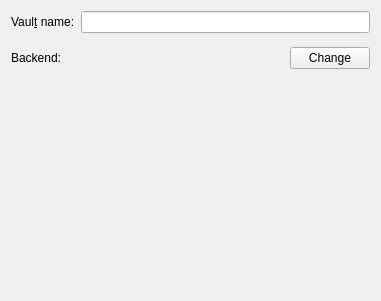
<?xml version="1.0" encoding="UTF-8"?>
<!--
SPDX-FileCopyrightText: 2017 Ivan Čukić <ivan.cukic@kde.org>
SPDX-FileCopyrightText: 2017 Kees vd Broek <cryptodude@libertymail.net>

SPDX-License-Identifier: GPL-2.0-only OR GPL-3.0-only OR LicenseRef-KDE-Accepted-GPL
-->
<ui version="4.0">
 <class>BackendChooserWidget</class>
 <widget class="QWidget" name="BackendChooserWidget">
  <property name="geometry">
   <rect>
    <x>0</x>
    <y>0</y>
    <width>381</width>
    <height>301</height>
   </rect>
  </property>
  <layout class="QGridLayout" name="gridLayout_2">
   <item row="0" column="0">
    <widget class="QLabel" name="labelVaultName">
     <property name="text">
      <string>Vaul&amp;t name:</string>
     </property>
     <property name="buddy">
      <cstring>editVaultName</cstring>
     </property>
    </widget>
   </item>
   <item row="0" column="1">
    <widget class="QLineEdit" name="editVaultName"/>
   </item>
   <item row="1" column="1">
    <spacer name="verticalSpacer_2">
     <property name="orientation">
      <enum>Qt::Vertical</enum>
     </property>
     <property name="sizeType">
      <enum>QSizePolicy::Fixed</enum>
     </property>
     <property name="sizeHint" stdset="0">
      <size>
       <width>20</width>
       <height>8</height>
      </size>
     </property>
    </spacer>
   </item>
   <item row="2" column="0" colspan="2">
    <widget class="QStackedWidget" name="vaultEncryptionConfig">
     <property name="currentIndex">
      <number>0</number>
     </property>
     <widget class="QWidget" name="page">
      <layout class="QVBoxLayout" name="verticalLayout">
       <property name="leftMargin">
        <number>0</number>
       </property>
       <property name="topMargin">
        <number>0</number>
       </property>
       <property name="rightMargin">
        <number>0</number>
       </property>
       <property name="bottomMargin">
        <number>0</number>
       </property>
       <item>
        <layout class="QHBoxLayout" name="horizontalLayout_3">
         <item>
          <widget class="QLabel" name="label">
           <property name="text">
            <string>Backend:</string>
           </property>
          </widget>
         </item>
         <item>
          <widget class="QLabel" name="backendName">
           <property name="text">
            <string/>
           </property>
          </widget>
         </item>
         <item>
          <spacer name="horizontalSpacer_3">
           <property name="orientation">
            <enum>Qt::Horizontal</enum>
           </property>
           <property name="sizeHint" stdset="0">
            <size>
             <width>40</width>
             <height>20</height>
            </size>
           </property>
          </spacer>
         </item>
         <item>
          <widget class="QPushButton" name="pickBackendButton">
           <property name="text">
            <string>Change</string>
           </property>
          </widget>
         </item>
        </layout>
       </item>
       <item>
        <spacer name="verticalSpacer_3">
         <property name="orientation">
          <enum>Qt::Vertical</enum>
         </property>
         <property name="sizeHint" stdset="0">
          <size>
           <width>20</width>
           <height>283</height>
          </size>
         </property>
        </spacer>
       </item>
      </layout>
     </widget>
     <widget class="QWidget" name="page2">
      <layout class="QVBoxLayout" name="verticalLayout_2">
       <property name="leftMargin">
        <number>0</number>
       </property>
       <property name="topMargin">
        <number>0</number>
       </property>
       <property name="rightMargin">
        <number>0</number>
       </property>
       <property name="bottomMargin">
        <number>0</number>
       </property>
       <item>
        <widget class="QLabel" name="labelEncryptionSystem">
         <property name="text">
          <string>Choose the encryption system you want to use for this vault:</string>
         </property>
        </widget>
       </item>
       <item>
        <layout class="QGridLayout" name="page2Layout">
         <item row="0" column="0">
          <widget class="QComboBox" name="comboBackend">
           <property name="minimumSize">
            <size>
             <width>200</width>
             <height>0</height>
            </size>
           </property>
          </widget>
         </item>
         <item row="0" column="1">
          <spacer name="horizontalSpacer_2">
           <property name="orientation">
            <enum>Qt::Horizontal</enum>
           </property>
           <property name="sizeHint" stdset="0">
            <size>
             <width>204</width>
             <height>20</height>
            </size>
           </property>
          </spacer>
         </item>
         <item row="1" column="0" colspan="2">
          <widget class="QTextBrowser" name="textStatus">
           <property name="sizePolicy">
            <sizepolicy hsizetype="MinimumExpanding" vsizetype="Expanding">
             <horstretch>0</horstretch>
             <verstretch>0</verstretch>
            </sizepolicy>
           </property>
           <property name="frameShape">
            <enum>QFrame::NoFrame</enum>
           </property>
          </widget>
         </item>
        </layout>
       </item>
      </layout>
     </widget>
    </widget>
   </item>
  </layout>
 </widget>
 <resources/>
 <connections/>
</ui>
